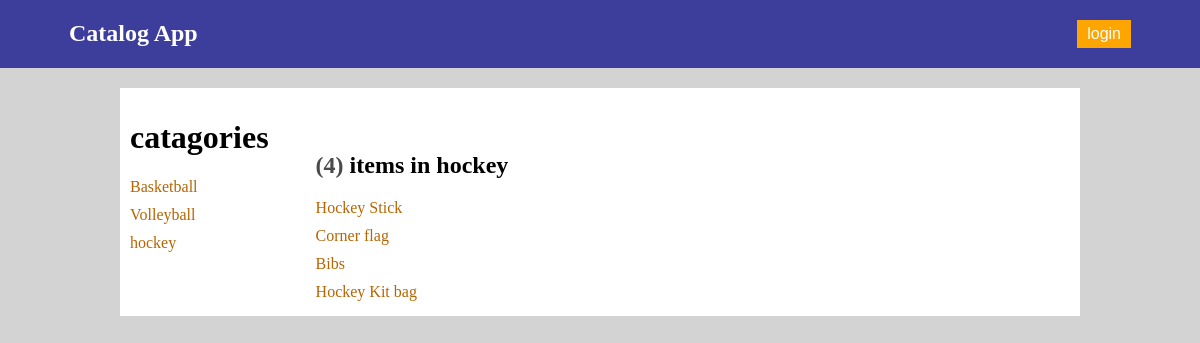
/catalog/hockey/items, run on the app's committed database.
### db_setup.py (models this page shows, shortened)
class Category(Base):
    __tablename__ = 'category'
    id = Column(Integer, primary_key=True)
    name = Column(String(100), nullable=False)

class CatItem(Base):
    __tablename__ = 'cat_item'
    title = Column(String(100), nullable=False)
    id = Column(Integer, primary_key=True)
    description = Column(String(1000))
    cat_id = Column(Integer, ForeignKey('category.id'))
    category = relationship(Category)
    user_id =Column(Integer,ForeignKey('user.id'), nullable=False)
    user =relationship(User)

### application.py (the view)
@app.route('/catalog/<string:category_name>/items')
def showCatItems(category_name):
    categories = session.query(Category).order_by(asc(Category.name))
    catagory = session.query(Category).filter_by(name=category_name).one()
    catItems = session.query(CatItem).filter_by(cat_id=catagory.id).all()
    not_user=True
    if 'username' in login_session:
        not_user=False
    count = len(catItems)
    return render_template("catItems.html",
                           catItems=catItems, category=catagory,categories=categories
                           ,count=count,not_user=not_user,login_session=login_session)

### templates/catItems.html (shortened to what this page needs)
{% extends "main.html" %}
{% block content %}
<div class="container-right">
        <h1>
            catagories
        </h1>
        {% for _category in categories %}
            <div class="row">
                    <a class="links" href = "{{url_for('showCatItems', category_name = _category.name)}}">
                        {{_category.name}}
                    </a>
            </div>
        {% endfor %}
</div>
<div>
    <h2> <span style="opacity: .7;">({{count}})</span> items in {{category.name}}</h2>
    {% for item in catItems %}
        <div class="row">
                <a class="links" href = "{{url_for('showItemDetail', category_name = category.name,item_title = item.title)}}">
                    {{item.title}}
                </a>
        </div>
    {% endfor %}
</div>
{% endblock %}

### static/style.css (style rules this page uses)
:root { --top-color:#3d3d9c; --login-color:orange; --text-header-color:white; --links-color:rgb(182, 101, 2); --flash-color:white; --flash-back-color:green; }
a { text-decoration: none; }
body { background-color: lightgray; margin: 0px 0px 0px 0px ; }
.container-right { padding-right: 5%; }
.links { color: var(--links-color); }
.row { margin: 10px auto 5px auto; }

### data on the page
Category: name "Basketball"
Category: name "Volleyball"
Category: name "hockey"
CatItem: title "Hockey Stick"
CatItem: title "Corner flag"
CatItem: title "Bibs"
CatItem: title "Hockey Kit bag"

### other printed values
{{ count }} "4"
